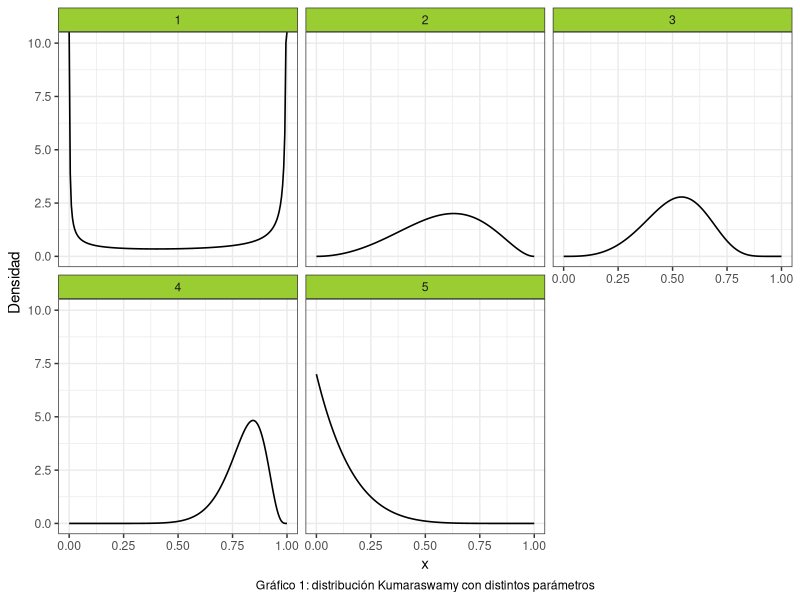

R code for this plot:
## ---- chunk 1
#Librerias
library(ggplot2)
set.seed(394)
## ---- chunk 2

cant_saltos <- 0

#Punto 1:
sample_mh <- function(d_objetivo, r_propuesta, d_propuesta, p_inicial, n) {
  muestras <- matrix(nrow = n, ncol = length(p_inicial))
  muestras[1, ] <- p_inicial
  
  for(i in 2:n) {
    p_actual <- muestras[i-1,]
    p_nuevo <- r_propuesta(p_actual)
    
    f_nuevo <- d_objetivo(p_nuevo)
    f_actual <- d_objetivo(p_actual)
    
    q_actual <- d_propuesta(p_actual, mean = p_nuevo)
    q_nuevo <- d_propuesta(p_nuevo, mean = p_actual)
    
    alpha <- min(1, (f_nuevo/f_actual)*(q_actual/q_nuevo))
    aceptar <- rbinom(1, 1, alpha)
    
    if(aceptar) { 
      muestras[i,] <- p_nuevo
      cant_saltos <- cant_saltos + 1
      
    } else {
      muestras[i,] <- p_actual
    }
  }
  
  if (ncol(muestras) == 1) {
    muestras <- as.vector(muestras)
  } 
  return(list(muestras=muestras,cant_saltos=cant_saltos))
}

## ---- chunk 3
#Punto 2
# Crear grilla para los valores de "x"
grid_n <- 200
x_grid <- seq(0, 1, length.out = grid_n)

kumaraswamy <- function(x, a, b){
  a*b*(x^(a-1))*((1-(x^a))^(b-1))
}

a <- c(0.2, 3, 4, 10, 1)
b <- c(0.2, 3, 9, 5, 7)

#Creamos un data frame para graficar la distribución de Kumaraswamy:

data1 <- data.frame(
  Funcion = rep(1:5, each = grid_n),
  Densidad = numeric(5 * grid_n),
  Grilla = rep(x_grid, times = 5)
) 

#Completamos el data frame con las densidades:
for(i in 1:5) {
    indices <- seq(from = 1 + (i - 1) * 200, to = 200 + (i - 1) * 200)
    data1$Densidad[indices] <- kumaraswamy(x_grid, a[i], b[i])
}



# Definimos etiquetas personalizadas para cada función
# etiq <- c(
#   "1" = "alpha = 0.2 , beta = 0.2",
#   "2" = "alpha = 3 , beta = 3",
#   "3" = "alpha = 4 , beta = 9",
#   "4" = "alpha = 10, beta = 5",
#   "5" = "alpha = 1, beta = 7"
# )

# Quiero que se vean alpha y beta como simbolos pero no me sale
etiq <- c(
  "1" = expression(alpha ~ " = 0.2," ~ beta ~ "= 0.2"),
  "2" = expression(alpha ~ " = 3," ~ beta ~ "= 3"),
  "3" = expression(alpha ~ " = 4," ~ beta ~ "= 9"),
  "4" = expression(alpha ~ " = 10," ~ beta ~ "5"),
  "5" = expression(alpha ~ " = 1," ~ beta ~ "= 7")
)

ggplot(data = data1, aes(x = Grilla, y = Densidad)) +
  geom_line(size = 0.55) +
  facet_wrap(~Funcion, labeller = labeller(Funcion = etiq)) +
  theme_bw() +
  labs(x = "x",
       caption = "Gráfico 1: distribución Kumaraswamy con distintos parámetros") + 
  theme(
    strip.background = element_rect(fill = "olivedrab3"),
    plot.caption = element_text(hjust = 0.5)
  )

## ---- chunk 4
#Punto 3

#Funciones a usar
d_objetivo <- function(x) kumaraswamy(x, 6, 2)
d_propuesta <- function(x, mean) dbeta(x, shape1 = mean * 4, shape2 = (1-mean) * 4)
r_propuesta <- function(x) rbeta(1, shape1 = x * 4, shape2 = (1-x) * 4)
#Donde x hace referencia a mu
n_3 <- 5000
funcion_3 <- sample_mh(d_objetivo, r_propuesta, d_propuesta, 0.5, n_3)
muestra_3 <- funcion_3$muestras
tasa_3 <- funcion_3$cant_saltos/n_3

a <- 3
b <- 5
c <- 4
